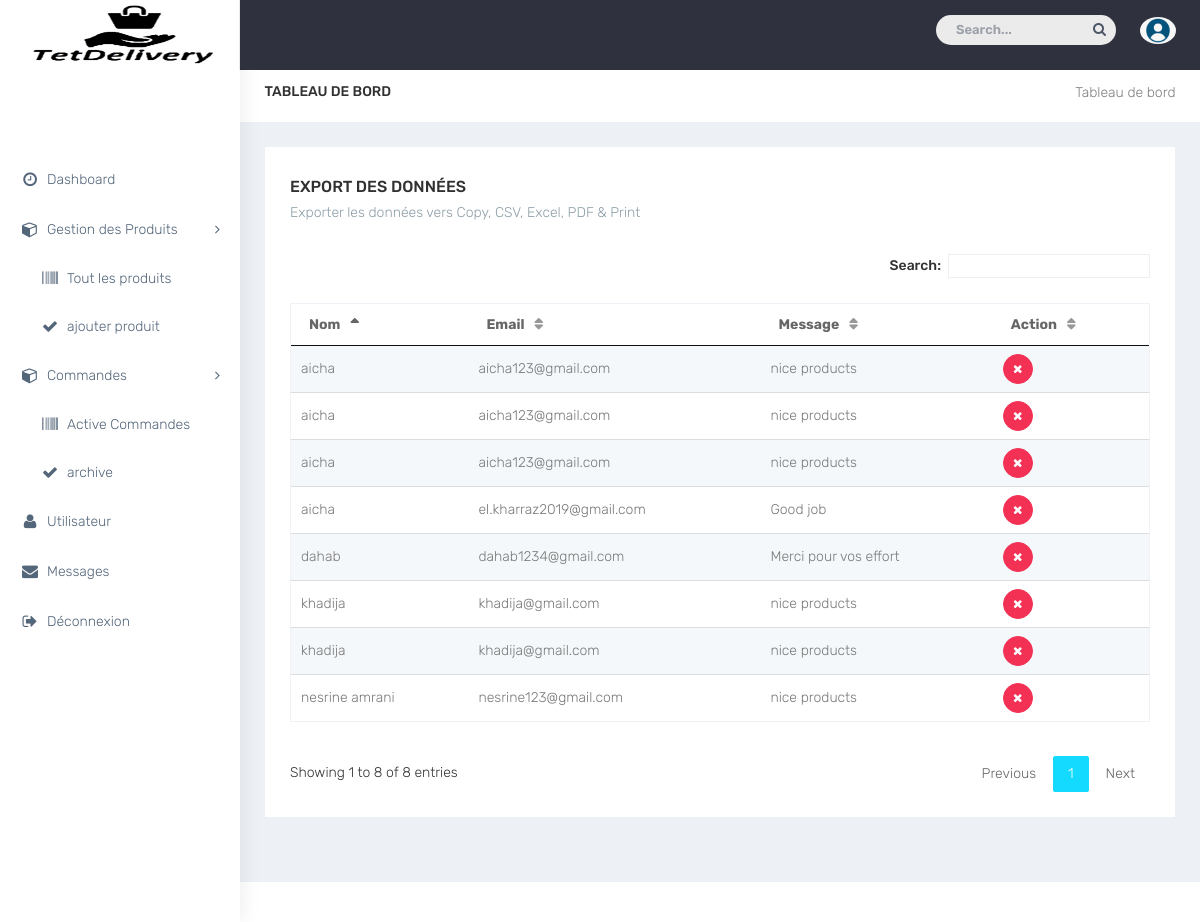
The app's page /gmessages.php with its own data.
### tables this page shows
CREATE TABLE `messages` (
  `nom_complet` varchar(100) NOT NULL,
  `email_client` varchar(100) NOT NULL,
  `contenu` text NOT NULL,
  `id` int(30) NOT NULL
);

### data-table.php (called while the page is built, shortened)
<?php
function data_collecter($type)
{
$servername = "localhost";
$username = "root";
$password = "";
$dbname = "tetouandelivery";
$conn = new mysqli($servername, $username, $password, $dbname);
if($type=="produits"){$sql = "SELECT * FROM produits";}
else if($type=="users"){$sql = "SELECT * FROM clients where id NOT IN (SELECT id FROM admins)";
}
else if($type=="commandes"){$sql = "SELECT * FROM commandes";}
else if($type=="messages"){$sql = "SELECT * FROM messages";}
$result = $conn->query($sql);
if ($result->num_rows > 0) {
    return $result;
}
else{return "no records";}
}
?>

### gmessages.php (the view, shortened to what this page needs)
<?php
 $servername = "localhost";
$username = "root";
$password = "";
$dbname = "tetouandelivery";
$conn = new mysqli($servername, $username, $password, $dbname);
$sql3 = "SELECT * FROM admins,clients where admins.id = clients.id AND admins.id='".$_SESSION['id']."'";
$req3 = mysqli_query($conn,$sql3) or die('Erreur SQL !<br/>'.$sql3.'<br/>'.mysqli_error($conn));
$data3 = mysqli_fetch_array($req3);
?>
<!DOCTYPE html>
<html lang="en">
<head>
        <link href="https://cdn.datatables.net/buttons/1.2.2/css/buttons.dataTables.min.css" rel="stylesheet" type="text/css" />
    <link href="plugins/bower_components/datatables/jquery.dataTables.min.css" rel="stylesheet" type="text/css" />
    <link href="plugins/bower_components/sidebar-nav/dist/sidebar-nav.min.css" rel="stylesheet">
    <link href="bootstrap/dist/css/bootstrap.min.css" rel="stylesheet">
    <link href="bootstrap/dist/css/bootstrap.min.css" rel="stylesheet">
    <link href="plugins/bower_components/sidebar-nav/dist/sidebar-nav.min.css" rel="stylesheet">
    <link href="plugins/bower_components/toast-master/css/jquery.toast.css" rel="stylesheet">
    <link href="plugins/bower_components/morrisjs/morris.css" rel="stylesheet">
    <link href="plugins/bower_components/chartist-js/dist/chartist.min.css" rel="stylesheet">
    <link href="plugins/bower_components/chartist-plugin-tooltip-master/dist/chartist-plugin-tooltip.css" rel="stylesheet">
    <link href="css/animate.css" rel="stylesheet">
    <link href="css/style1.css" rel="stylesheet">
    <link href="css/colors/default.css" id="theme" rel="stylesheet">
</head>
<body class="fix-header">
    <div id="wrapper">
        <nav class="navbar navbar-default navbar-static-top m-b-0">
            <div class="navbar-header">
                 <div class="top-left-part">
                    <a class="logo" href="dashboard.php">
                        <b>
                        </b>
                        <span class="hidden-xs">
                            <img src="images/banImg4.png" alt="home" class="light-logo" style="width:200px;height:70px;" />
                        </span>
                    </a>
                </div>
                <ul class="nav navbar-top-links navbar-right pull-right">
                    <li>
                        <form role="search" class="app-search hidden-sm hidden-xs m-r-10">
                            <input type="text" placeholder="Search..." class="form-control">
                            <a href="">
                                <i class="fa fa-search"></i>
                            </a>
                        </form>
                    </li>
                      <li>
                        <a class="profile-pic" href="#"> <img src="images/user2.png" alt="user-img" width="36" class="img-circle"><b class="hidden-xs"><?= $data3['prenom'] ?></b></a>
                    </li>
                </ul>
            </div>
        </nav>
        <div class="navbar-default sidebar" role="navigation">
            <div class="sidebar-nav slimscrollsidebar">
                <div class="sidebar-head">
                    <h3><span class="fa-fw open-close"><i class="ti-close ti-menu"></i></span> <span class="hide-menu">Navigation</span></h3>
                </div>
                 <div class="user-profile">
                </div>
                <ul class="nav" id="side-menu">
                    <li style="padding: 70px 0 0;">
                        <a href="dashboard.php" class="waves-effect"><i class="fa fa-clock-o fa-fw" aria-hidden="true"></i>Dashboard</a>
                    </li>
                    <li>
                        <a href="javascript:void(0)" class="waves-effect"><i class="fa fa-cube fa-user fa-fw" aria-hidden="true"></i><span class="hide-menu">Gestion des Produits<span class="fa arrow"></span></span></a>
                       <ul class="nav nav-second-level">
                            <li> <a href="gproduits.php"><i data-icon="/" class="fa fa-barcode fa-fw"></i><span class="hide-menu">Tout les produits</span></a> </li>
                            <li> <a href="ajouterproduit.php"><i data-icon="7" class="fa fa-check fa-fw"></i><span class="hide-menu">ajouter produit </span></a> </li>
                        </ul>
                    </li>
                     <li>
                        <a href="javascript:void(0)" class="waves-effect"><i class="fa fa-cube fa-user fa-fw" aria-hidden="true"></i><span class="hide-menu">Commandes<span class="fa arrow"></span></span></a>
                       <ul class="nav nav-second-level">
                            <li> <a href="gcommandes.php"><i data-icon="/" class="fa fa-barcode fa-fw"></i><span class="hide-menu">Active Commandes</span></a> </li>
                            <li> <a href="archived.php"><i data-icon="7" class="fa fa-check fa-fw"></i><span class="hide-menu">archive </span></a> </li>
                        </ul>
                    </li>
                    <li>
                        <a href="gusers.php" class="waves-effect"><i class="fa fa-user fa-fw" aria-hidden="true"></i>Utilisateur</a>
                    </li>
                   <li>
                        <a href="gmessages.php" class="waves-effect"><i class="fa fa-envelope fa-fw" aria-hidden="true"></i>Messages</a>
                    </li>
                    <li>
                        <a href="logout.php" class="waves-effect"><i class="fa fa-sign-out fa-fw" aria-hidden="true"></i>Déconnexion</a>
                    </li>
                </ul>
            </div>
        </div>
        <div id="page-wrapper">
            <div class="container-fluid">
                <div class="row bg-title">
                    <div class="col-lg-3 col-md-4 col-sm-4 col-xs-12">
                        <h4 class="page-title">Tableau de bord</h4> </div>
                    <div class="col-lg-9 col-sm-8 col-md-8 col-xs-12">
                        <ol class="breadcrumb">
                            <li><a href="#">Tableau de bord</a></li>
                        </ol>
                    </div>
                </div>
                <div class="row">
                    <div class="col-sm-12">
                        <div class="white-box">
                            <h3 class="box-title m-b-0">Export des données</h3>
                            <p class="text-muted m-b-30">Exporter les données vers Copy, CSV, Excel, PDF & Print</p>
                            <div class="table-responsive">
                                <table id="example23" class="display nowrap" cellspacing="0" width="100%">
                                    <thead>
                                        <tr>
                                            <th>Nom</th>
                                            <th>Email</th>
                                            <th>Message</th>
                                            <th>Action</th>
                                        </tr>
                                    </thead>
                                    <tbody>
                                       <?php
                                        include_once('data-table.php');
                                        if($row=data_collecter("messages"))
                                        {
                                            foreach($row as $a)
                                            {
                                                echo "<tr><td>".$a["nom_complet"]."</td>
                                            <td>".$a["email_client"]."</td>
                                            <td >".$a["contenu"]."</td>
                                            <td>
                                            <a type='button' class='btn btn-danger btn-circle btn-sm' data-toggle='modal' data-target='#delete".$a['id']."'><i class='fa fa-times'></i> </a>
                                                </td></tr> ";
                                         ?>
                                    <?php
                                }}
                                ?>
                                    </tbody>
                                </table>
                            </div>
                        </div>
                    </div>
                </div>
                </div>
            </div>
            <footer class="footer text-center">  </footer>
        </div>
</body>
</html>

### css/colors/default.css (style rules this page uses)
body { background: #fff; }
.top-left-part { background: #fff; }
.top-left-part .light-logo { display: inline-block; }
.navbar-header { background: #2f323e; }
.navbar-top-links > li > a { color: #ffffff; }
.sidebar .sidebar-head { background: #ffffff; }
.sidebar .sidebar-head h3 { color: #686868; }
.sidebar { background: #fff; box-shadow: 1px 0px 20px rgba(0, 0, 0, 0.08); }
#side-menu li a { color: #54667a; }
#side-menu li a { color: #54667a; border-left: 0px solid #fff; }
#side-menu > li > a { border-left: 3px solid transperant; }

### records on screen
messages: nom_complet "nesrine amrani", email_client "nesrine123@gmail.com", contenu "nice products"
messages: nom_complet "dahab", email_client "dahab1234@gmail.com", contenu "Merci pour vos effort"
messages: nom_complet "aicha", email_client "aicha123@gmail.com", contenu "nice products"
messages: nom_complet "khadija", email_client "khadija@gmail.com", contenu "nice products"
messages: nom_complet "khadija", email_client "khadija@gmail.com", contenu "nice products"
messages: nom_complet "aicha", email_client "aicha123@gmail.com", contenu "nice products"
messages: nom_complet "aicha", email_client "aicha123@gmail.com", contenu "nice products"
messages: nom_complet "aicha", email_client "el.kharraz2019@gmail.com", contenu "Good job"
